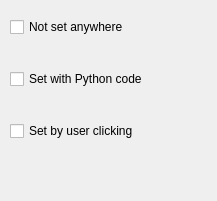
<?xml version="1.0" encoding="UTF-8"?>
<ui version="4.0">
 <class>Form</class>
 <widget class="QWidget" name="Form">
  <property name="geometry">
   <rect>
    <x>0</x>
    <y>0</y>
    <width>217</width>
    <height>201</height>
   </rect>
  </property>
  <property name="windowTitle">
   <string>Form</string>
  </property>
  <widget class="QCheckBox" name="setbyuserclicking">
   <property name="geometry">
    <rect>
     <x>10</x>
     <y>122</y>
     <width>161</width>
     <height>18</height>
    </rect>
   </property>
   <property name="sizePolicy">
    <sizepolicy hsizetype="Fixed" vsizetype="Fixed">
     <horstretch>0</horstretch>
     <verstretch>0</verstretch>
    </sizepolicy>
   </property>
   <property name="minimumSize">
    <size>
     <width>30</width>
     <height>0</height>
    </size>
   </property>
   <property name="focusPolicy">
    <enum>Qt::NoFocus</enum>
   </property>
   <property name="autoFillBackground">
    <bool>false</bool>
   </property>
   <property name="text">
    <string>Set by user clicking</string>
   </property>
   <property name="checked">
    <bool>false</bool>
   </property>
  </widget>
  <widget class="QCheckBox" name="notsetanywhere">
   <property name="geometry">
    <rect>
     <x>10</x>
     <y>18</y>
     <width>141</width>
     <height>18</height>
    </rect>
   </property>
   <property name="sizePolicy">
    <sizepolicy hsizetype="Fixed" vsizetype="Fixed">
     <horstretch>0</horstretch>
     <verstretch>0</verstretch>
    </sizepolicy>
   </property>
   <property name="minimumSize">
    <size>
     <width>30</width>
     <height>0</height>
    </size>
   </property>
   <property name="focusPolicy">
    <enum>Qt::NoFocus</enum>
   </property>
   <property name="text">
    <string>Not set anywhere</string>
   </property>
  </widget>
  <widget class="QCheckBox" name="setwithPythoncode">
   <property name="geometry">
    <rect>
     <x>10</x>
     <y>70</y>
     <width>181</width>
     <height>18</height>
    </rect>
   </property>
   <property name="sizePolicy">
    <sizepolicy hsizetype="Fixed" vsizetype="Fixed">
     <horstretch>0</horstretch>
     <verstretch>0</verstretch>
    </sizepolicy>
   </property>
   <property name="minimumSize">
    <size>
     <width>30</width>
     <height>0</height>
    </size>
   </property>
   <property name="focusPolicy">
    <enum>Qt::NoFocus</enum>
   </property>
   <property name="text">
    <string>Set with Python code</string>
   </property>
   <property name="checked">
    <bool>false</bool>
   </property>
  </widget>
 </widget>
 <resources/>
 <connections/>
</ui>
